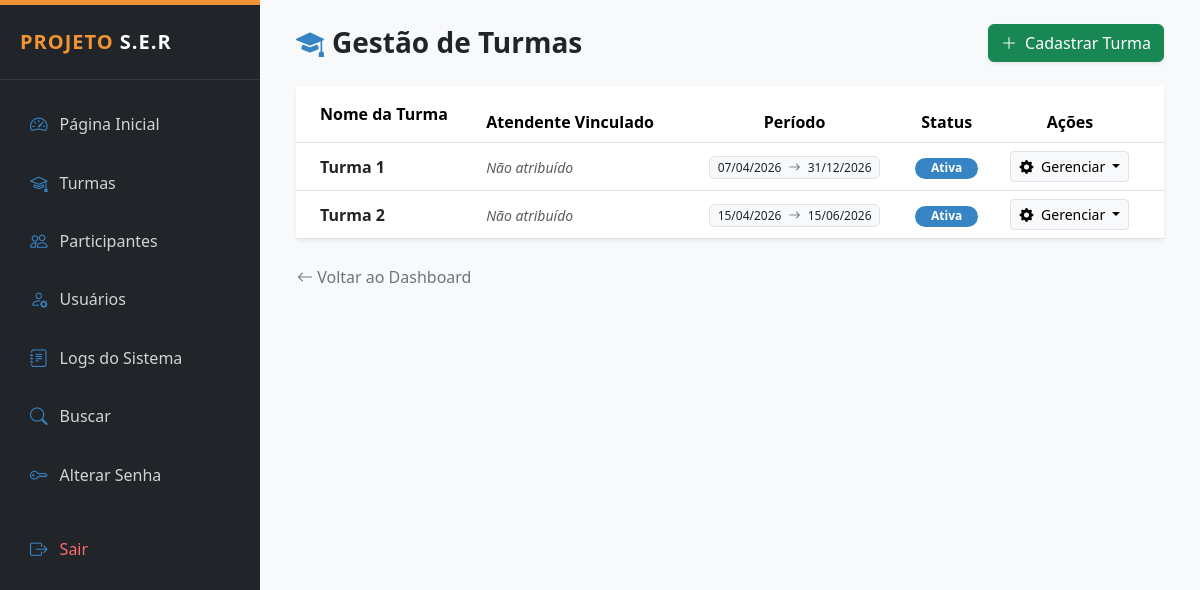
The app's page /public/turmas_lista.php (signed in), older data.
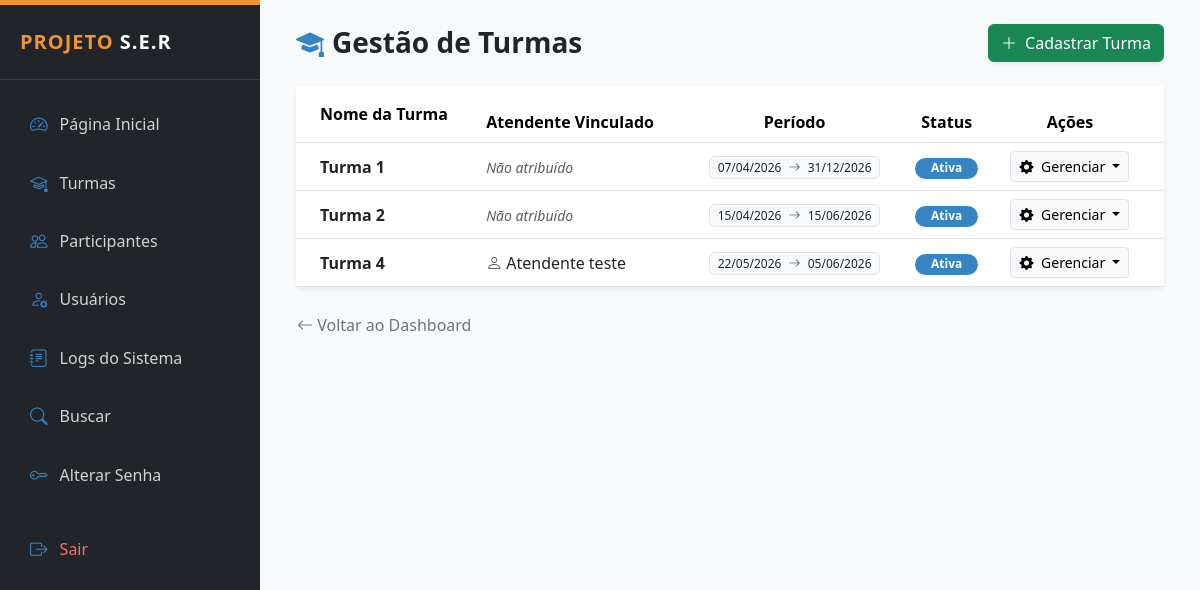
The same page, newer data.
### tables this page shows
CREATE TABLE `turmas` (
  `id` int(11) NOT NULL,
  `nome` varchar(120) NOT NULL,
  `descricao` text DEFAULT NULL,
  `responsavel` varchar(100) DEFAULT NULL,
  `data_inicio` date DEFAULT NULL,
  `data_fim` date DEFAULT NULL,
  `status` enum('ativa','encerrada') DEFAULT 'ativa',
  `criado_em` timestamp NOT NULL DEFAULT current_timestamp(),
  `usuario_id` int(11) DEFAULT NULL
);

CREATE TABLE `usuarios` (
  `id` int(11) NOT NULL,
  `nome` varchar(100) NOT NULL,
  `email` varchar(120) NOT NULL,
  `senha` varchar(255) NOT NULL,
  `nivel` enum('admin','atendente') DEFAULT 'atendente',
  `criado_em` timestamp NOT NULL DEFAULT current_timestamp()
);

### public/turmas_lista.php (the view, shortened to what this page needs)
<?php
require_once __DIR__ . "/../config/conexao.php";
require_once __DIR__ . "/../layout/admin_header.php";
$stmt = $pdo->query("
    SELECT t.*, u.nome as atendente_nome
    FROM turmas t
    LEFT JOIN usuarios u ON u.id = t.usuario_id
    ORDER BY t.nome ASC
");
$turmas = $stmt->fetchAll();
?>
<div class="container-fluid">
    <div class="d-flex justify-content-between align-items-center mb-4">
        <div>
            <h3 class="fw-bold mb-0 text-dark">
                <i class="bi bi-mortarboard-fill me-2" style="color: var(--ser-blue);"></i>Gestão de Turmas
            </h3>
        </div>
        <a href="turmas_novo.php" class="btn btn-success shadow-sm">
            <i class="bi bi-plus-lg me-1"></i> Cadastrar Turma
        </a>
    </div>
    <div class="card border-0 shadow-sm">
        <div class="card-body card-body-custom p-0">
            <div class="table-responsive">
                <table class="table table-hover align-middle mb-0">
                    <thead class="bg-light">
                        <tr>
                            <th class="ps-4 py-3">Nome da Turma</th>
                            <th>Atendente Vinculado</th>
                            <th class="text-center">Período</th>
                            <th class="text-center">Status</th>
                            <th class="text-center pe-4">Ações</th>
                        </tr>
                    </thead>
                    <tbody>
                        <?php foreach ($turmas as $t): ?>
                            <tr>
                                <td class="ps-4 fw-bold text-dark"><?= htmlspecialchars($t['nome']) ?></td>
                                <td>
                                    <?php if (!empty($t['atendente_nome'])): ?>
                                        <span class="text-dark"><i class="bi bi-person me-1 text-muted"></i><?= htmlspecialchars($t['atendente_nome']) ?></span>
                                    <?php else: ?>
                                        <span class="text-muted small"><em>Não atribuído</em></span>
                                    <?php endif; ?>
                                </td>
                                <td class="text-center">
                                    <span class="badge bg-light text-dark border fw-normal">
                                        <?= date('d/m/Y', strtotime($t['data_inicio'])) ?>
                                        <i class="bi bi-arrow-right mx-1 text-muted"></i>
                                        <?= date('d/m/Y', strtotime($t['data_fim'])) ?>
                                    </span>
                                </td>
                                <td class="text-center">
                                    <?php
                                    $status = strtolower(trim($t['status']));
                                    if ($status === 'ativo' || $status === 'ativa'):
                                    ?>
                                        <span class="badge rounded-pill px-3" style="background-color: var(--ser-blue);">Ativa</span>
                                    <?php else: ?>
                                        <span class="badge rounded-pill bg-secondary px-3">Inativa</span>
                                    <?php endif; ?>
                                </td>
                                <td class="text-center pe-4">
                                    <div class="btn-group">
                                        <button class="btn btn-sm btn-light border dropdown-toggle" type="button" data-bs-toggle="dropdown" aria-expanded="false">
                                            <i class="bi bi-gear-fill me-1"></i> Gerenciar
                                        </button>
                                    </div>
                                </td>
                            </tr>
                        <?php endforeach; ?>
                    </tbody>
                </table>
            </div>
        </div>
    </div>
    <div class="mt-4 mb-5">
        <a href="dashboard.php" class="btn btn-link text-decoration-none p-0 text-secondary">
            <i class="bi bi-arrow-left"></i> Voltar ao Dashboard
        </a>
    </div>
</div>
<?php require_once __DIR__ . '/../layout/admin_footer.php'; ?>

Row changes from the older to the newer data that the page shows:
added turmas: nome "Turma 4", usuario.nome "Atendente teste", data_inicio "22/05/2026", data_fim "05/06/2026", status "Ativa"
